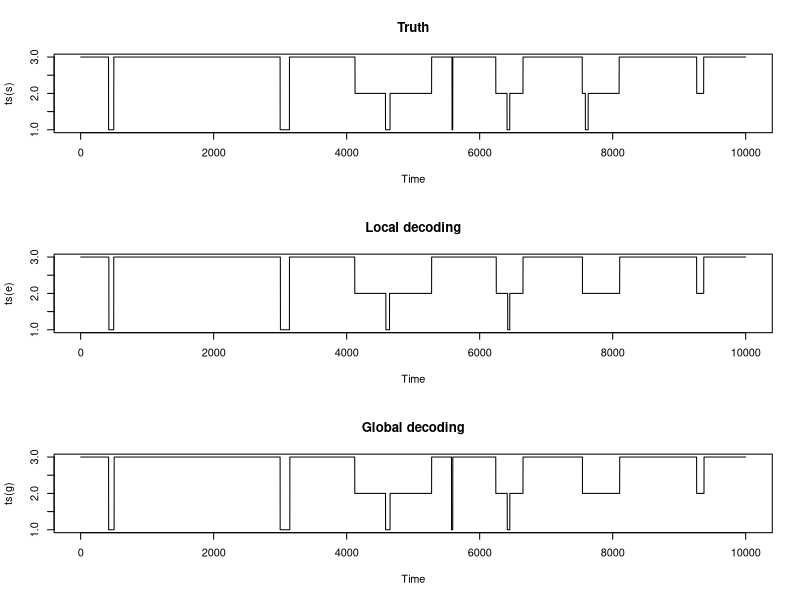
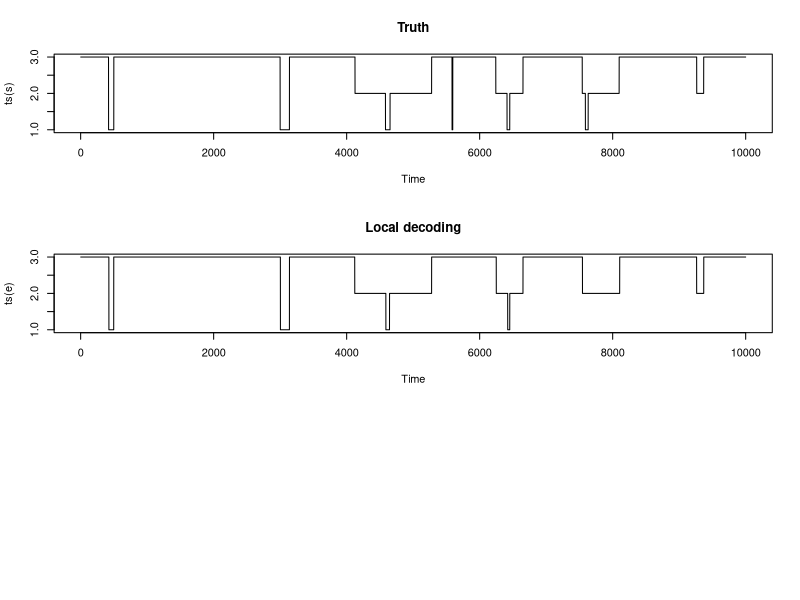
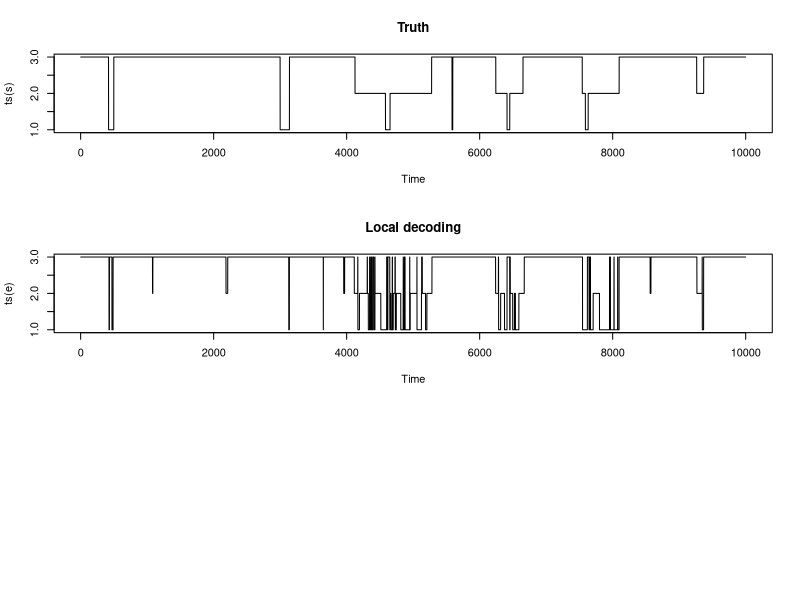
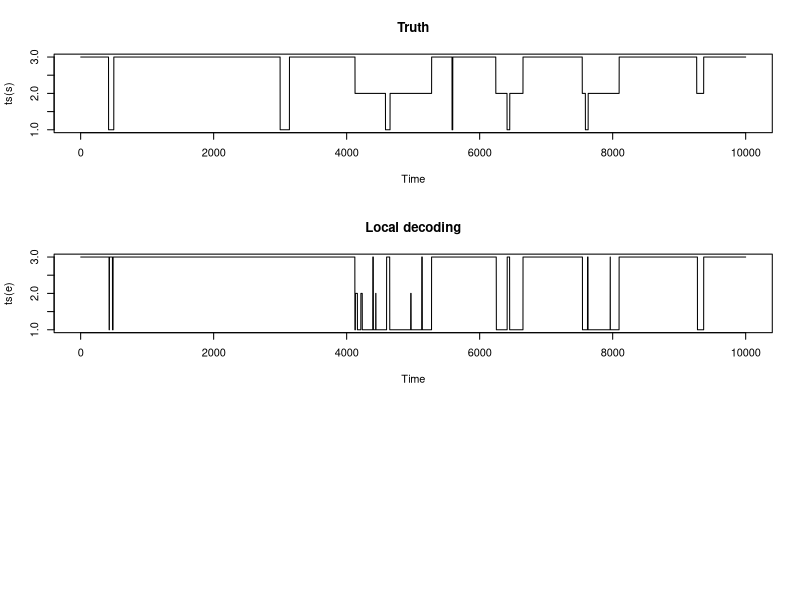
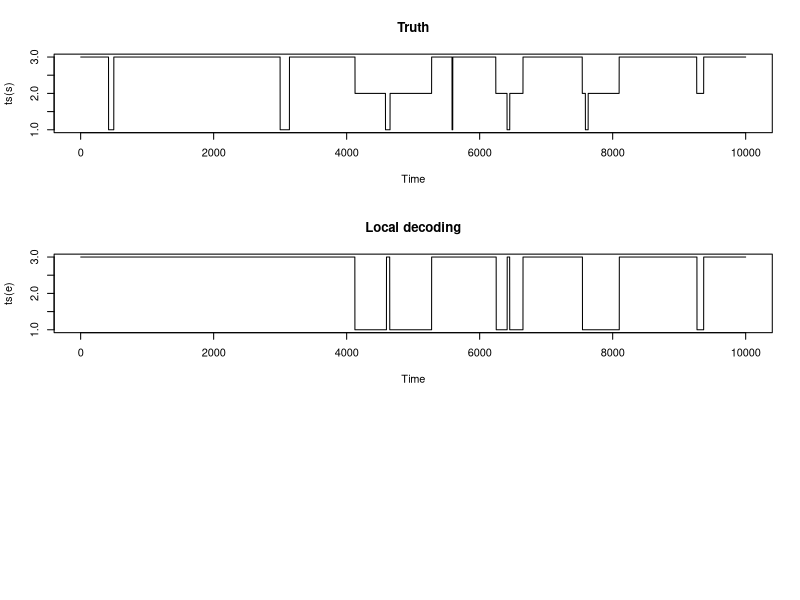
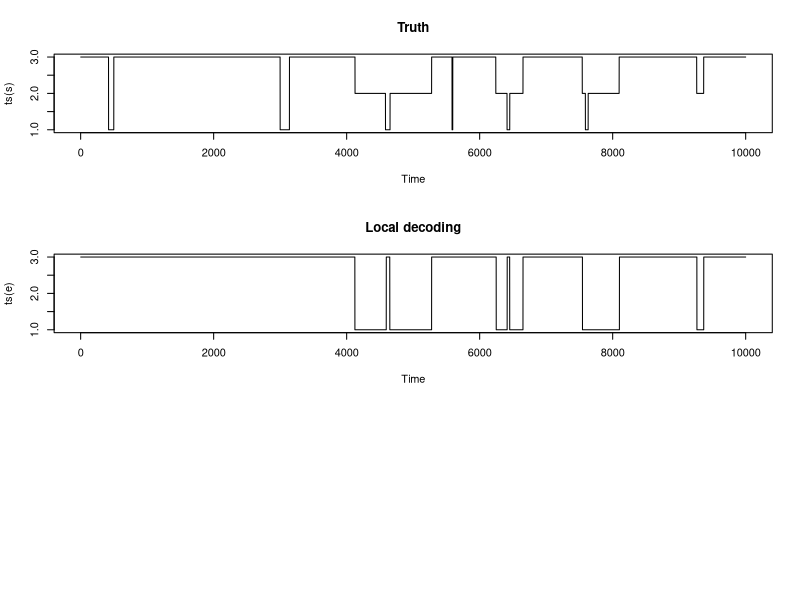
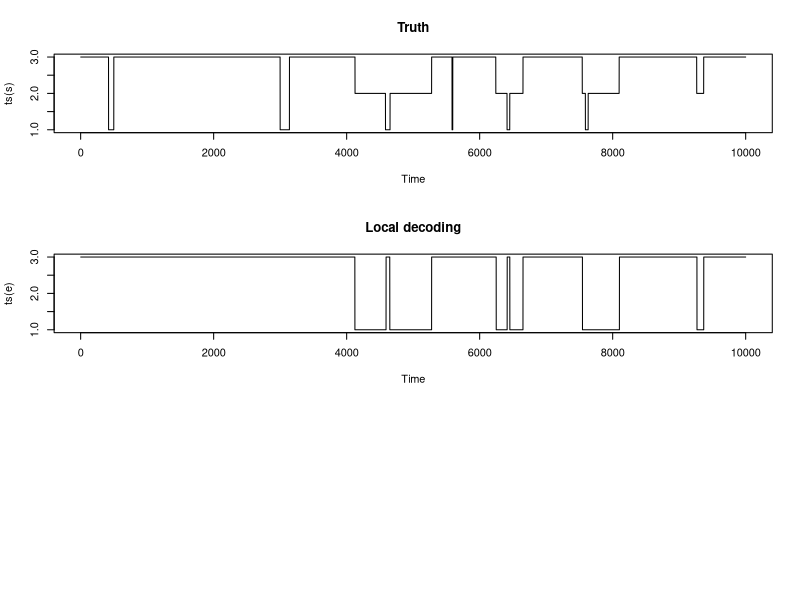
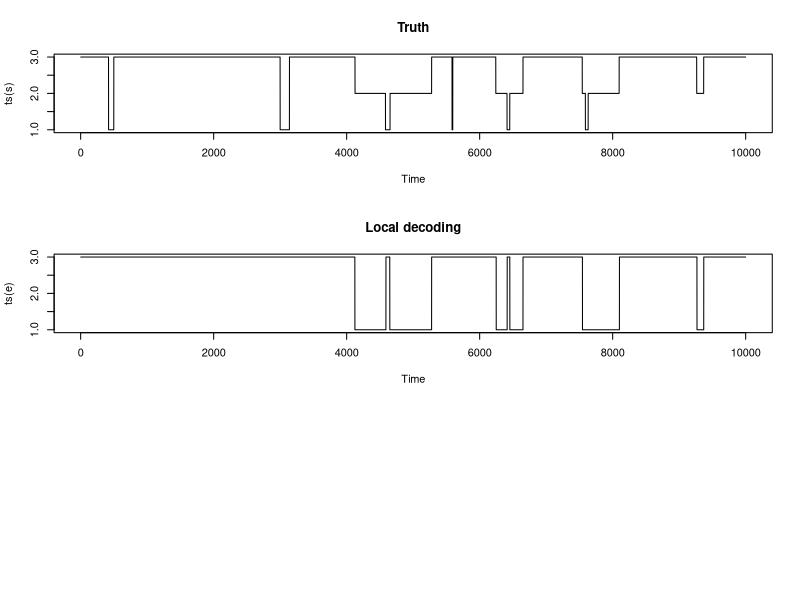

Write R code to recreate these figures, in order.
# Generates random Lambda of size n.
# n         number of transitions 
# range:    Upper range for transitions probabilities (20 for real lambda 100 for first estimate) 
# returns:  matrix of size n containing transition probabilities  
gen_lam=function(n,range){
  lambda=matrix(0,ncol=n,nrow=n)
  for (i in 1:n) {
    for (j in 1:n) {
      if (i==j) {
        lambda[i,j] = sample(1:10000,1)   
      }
      else {
        lambda[i,j] = sample(1:range,1)
      }
    }  
    lambda[i,] = lambda[i,]/sum(lambda[i,])
  }
  lambda
}

# Generates random emission probabilities for Lambda. 
# alph      Number of symbols 
# ord       HMM order (only 0 or 1 works)
# trans     number of states in Lambda
# returns:  3-dimensinal array with the structure [alph, alph^ord, trans] containing emission probabilities
gen_p=function(alph, ord, trans){
  p = array(rep(0, alph*alph^ord*trans), dim=c(alph, alph^ord, trans))
  for (t in 1:trans) {
    for (a in 1:alph) {
      for (o in 1:alph^ord) {
        p[a,o,t] = sample(1:20,1)  
      }
      if (ord!=0) {
        p[a,,t] = p[a,,t]/sum(p[a,,t])  
      }
    }
    if (ord==0) {
      p[,,t] = p[,,t]/sum(p[,,t]) 
    }
  }
  p
}

# Calculates equilibrium probabilities. 
# P         Matrix of size n*n
# returns:  vector with equilibrium probabilities of P
equil=function(P){
  e=eigen(t(P))$vectors[,1]
  # to avoid crash in global bacause max() does not support complex numbers
  if (is.complex(e)) {
    e=Re(e)
  }
  e/sum(e)
}

# Generate random hidden sequence.
# n         length of the sequence
# lambda:   transition probabilities 
# returns:  hidden sequence
hssim=function(n,lambda)
{
  r=dim(lambda)[1]
  states=1:r
  s=vector("numeric",n)
  pi.lam=equil(lambda)
  s[1]=sample(states,1,FALSE,pi.lam)
  for (t in 2:n) {
    s[t]=sample(states,1,FALSE,prob=lambda[s[t-1],])
  }
  s
}

# Generate observed sequence.
# s         hidden sequence
# P:        emission probabilities
# returns:  observed sequence
obssim=function(s,P)
{
  n=length(s)
  q=dim(P)[1]
  r=dim(P)[3]
  states=1:q
  obs=vector("numeric",n)
  # 1st order HMM
  if (dim(P)[2]>1) {
    obs[1] = sample(states,1,FALSE,prob=equil(P[,,s[1]]))
    for (t in 2:n) {
      obs[t]=sample(states,1,FALSE,prob=P[,obs[t-1],s[t]])
    }
  }
  # 0 order HMM
  else {
    for (t in 1:n) {
      obs[t]=sample(states,1,FALSE,prob=P[,1,s[t]])
    }
  }
  obs
}

# Calculates the probability of observed symbol.
# P:        emission probabilities
# obs:      observed sequence
# obspos:   current position in the sequence
# returns:  vector of probabilities for observed symbol in all states
forwards_helper=function(P, obs, obspos){
  r=vector("numeric",dim(P)[3])
  # 1st order HMM
  if (dim(P)[2]>1) {
    # for 1st position use equilibrium probabilities
    if (obspos==1) {
      for (i in 1:dim(P)[3]) {
        r[i] = equil(P[,,i])[obs[1]]
      }
    }  
    else {
      r = P[obs[obspos],obs[obspos-1],]
    }
  }
  # 0 order HMM
  else {
    r=P[obs[obspos],1,]
  }
  r
}

# Estimate the hidden sequence using local decoding. 
# obs:      observed sequence
# lambda:   transition probabilities 
# P:        emission probabilities
# returns:  estimated hidden sequence
local=function(obs,lambda,P)
{
  r=dim(lambda)[1]
  q=dim(P)[1]
  n=length(obs)
  s=vector("numeric",n)
  f=matrix(0,nrow=r,ncol=n)
  b=matrix(0,nrow=r,ncol=n)
  # forwards
  f0=equil(lambda)
  f[,1]=forwards_helper(P,obs,1)*(f0%*%lambda)
  for (i in 2:n) {
    f[,i]=forwards_helper(P,obs,i)*(f[,i-1]%*%lambda)
    f[,i]=f[,i]/sum(f[,i])
  }
  # backwards
  b[,n]=rep(1,r)
  s[n]=which.max(f[,n]*b[,n])
  for (i in (n-1):1) {
    if (dim(P)[2]>1) {
      b[,i]=(P[obs[i+1],obs[i],]*b[,i+1])%*%lambda
    }
    else {
      b[,i]=(P[obs[i+1],1,]*b[,i+1])%*%lambda
    }
    b[,i]=b[,i]/sum(b[,i])
    s[i]=which.max(f[,i]*b[,i])
  }
  s
}

# Estimate the hidden sequence using global decoding. 
# obs:      observed sequence
# lambda:   transition probabilities 
# P:        emission probabilities
# returns:  estimated hidden sequence
global=function(obs,lambda,P)
{
  r=dim(lambda)[1]
  q=dim(P)[1]
  n=length(obs)
  s=vector("numeric",n)
  f=matrix(0,nrow=r,ncol=n)
  b=matrix(0,nrow=r,ncol=n)
  # forwards
  f0=equil(lambda)
  f[,1]=forwards_helper(P,obs,1)*(f0%*%lambda)
  for (i in 2:n) {
    for (k in 1:r) {
      f[k,i]=forwards_helper(P,obs,i)[k]*max(f[,i-1]*lambda[,k])
    }
    f[,i]=f[,i]/sum(f[,i])
  }	
  # backwards
  s[n]=which.max(f[,n])
  for (i in (n-1):1) {
    s[i]=which.max(lambda[,s[i+1]]*f[,i])
  }
  s
}


# Estimate parameters using changed version of local decoding
# obs:      observed sequence
# lambda:   transition probabilities 
# P:        emission probabilities
# returns:  vector containing new lambda and P
paramest=function(obs,lambda,P){
  r=dim(lambda)[1]
  q=dim(P)[1]
  q2=dim(P)[2]
  n=length(obs)
  s=vector("numeric",n)
  f=matrix(0,nrow=r,ncol=n)
  m=matrix(0,nrow=r,ncol=n)
  b=array(rep(0, r,r,n), dim=c(r,r,n))
  lambda.hat = lambda
  lambda.hat[,]=0
  p.hat = P
  p.hat[,,]=0
  # temporary sums for division
  lam.div=rep(0,r)
  p.div=matrix(0,nrow=q,ncol=r)
  f0=equil(lambda)
  f[,1]=forwards_helper(P,obs,1)*(f0%*%lambda)
  for (i in 2:n) {
    f[,i]=forwards_helper(P,obs,i)*(f[,i-1]%*%lambda)
    f[,i]=f[,i]/sum(f[,i])
  }
  # calculate b[j,k,t] and m[j,t] using backwards part
  m[,n]=f[,n]
  for (t in (n):1) {
    for (j in 1:r) {
      for (k in 1:r) {
        b[j,k,t]=lambda[j,k]*f[j,t]/sum(lambda[,k]*f[,t])
      } 
      if (t<n) {
        m[j,t]=b[j,,t]%*%m[,t+1]    
      }
    }
    
  }
  #calculate lambda.hat and p.hat using b[j,k,t] and m[j,t]
  for (j in 1:r) {
    for (t in 2:n) {
      for (k in 1:r) {
        lambda.hat[j,k]=lambda.hat[j,k]+b[j,k,t-1]*m[k,t]
        p.hat[obs[t],obs[t-1],k]=p.hat[obs[t],obs[t-1],k]+m[k,t]  
        p.div[obs[t],k]=p.div[obs[t],k]+m[k,t]  
      } 
      lam.div[j]=lam.div[j]+m[j,t-1]
    }
  }
  lambda.hat=lambda.hat/lam.div
  for (j in 1:q) {
    for (k in 1:r) {
      p.hat[j,,k]=p.hat[j,,k]/p.div[j,k]  
    }  
  }
  c(lambda.hat,p.hat)
}

# Calculate the accuracy of estimations.
# h:        hidden sequence
# l:        estimated hidden sequence using local decoding
# g:        estimated hidden sequence using global decoding
my_count=function(h,l,g=0)
{
  counter_g=0
  counter_l=0
  for (i in 1:length(h)) {
    if(length(g)>1) {
      if (g[i]!=h[i]) {
        counter_g=counter_g+1  
      }  
    }
    if (l[i]!=h[i]) {
      counter_l=counter_l+1  
    }
  }
  print(paste("Errors local decoding: ",counter_l/10000*100," %"))
  if(length(g)>1) {
    print(paste("Errors global decoding: ",counter_g/10000*100," %"))
  }
}

# Replaces given P values with more specific for up to 5 states  
# Just for testing purposes   
fixp=function(P) {
  p.old=P
  P = array(rep(0, 4,4,5), dim=c(4,4,5))
  P[1,,1] = c(0.6,0.1,0.1,0.2)
  P[2,,1] = c(0.1,0.7,0.1,0.1)
  P[3,,1] = c(0.1,0.1,0.5,0.3)
  P[4,,1] = c(0.2,0.3,0.1,0.4)
  
  P[1,,2] = c(0.1,0.1,0.1,0.7)
  P[2,,2] = c(0.2,0.1,0.6,0.2)
  P[3,,2] = c(0.1,0.5,0.1,0.3)
  P[4,,2] = c(0.7,0.1,0.1,0.1)
  
  P[1,,3] = c(0.1,0.4,0.4,0.1)
  P[2,,3] = c(0.3,0.4,0.1,0.2)
  P[3,,3] = c(0.6,0.1,0.2,0.1)
  P[4,,3] = c(0.1,0.1,0.7,0.1)
  
  P[1,,4] = c(0.3,0.3,0.3,0.1)
  P[2,,4] = c(0.1,0.3,0.3,0.3)
  P[3,,4] = c(0.3,0.3,0.1,0.3)
  P[4,,4] = c(0.3,0.3,0.3,0.1)
  
  P[1,,5] = c(0.1,0.5,0.3,0.1)
  P[2,,5] = c(0.1,0.3,0.5,0.1)
  P[3,,5] = c(0.1,0.3,0.5,0.1)
  P[4,,5] = c(0.1,0.5,0.3,0.1)
  for (i in 1:dim(p.old)[3]) {
    p.old[,,i]=P[,,i]
  }
  p.old
}

# Rename transitions in estimated sequence according to probabilities in hidden sequence 
# sh:       hidden sequence
# sh.est:   estimated hidden sequence
# returns:  estimated hidden sequence with renamed transitions
rename_est=function(sh, sh.est) {
  sh_count = as.data.frame(table(sh))
  sh_count[,1]=seq(1:length(sh_count[,2]))
  sh_count=sh_count[order(sh_count[,2],decreasing=TRUE),]
  shest_count = as.data.frame(table(sh.est))
  shest_count[,1]=seq(1:length(shest_count[,2]))
  shest_count=shest_count[order(shest_count[,2],decreasing=TRUE),]
  for (i in 1:length(shest_count[,2])) {
    sh.est[sh.est==shest_count[i,1]]=sh_count[i,1]*-1
  }
  sh.est=sh.est*-1
}

# Measures convergence  using RMS
# lam:      old lambda
# p:        old emission probabilities 
# lam.est:  estimated lambda
# p.est:    estimated emission probabilities 
# returns:  convergance
rms=function(lam,p,lam.est,p.est){
  old = c(p,lam)
  new = c(p.est,lam.est)
  sqrt(sum((new-old)^2)/length(old))
}

# Measures convergence  using MAD
# lam:      old lambda
# p:        old emission probabilities 
# lam.est:  estimated lambda
# p.est:    estimated emission probabilities 
# returns:  convergance
mad=function(lam,p,lam.est,p.est){
  old = c(p,lam)
  new = c(p.est,lam.est)
  sum(abs(new-old))/length(old)
}

showgraph=function(s,e,g=0){
  op=par(mfrow=c(3,1))
  plot(ts(s),main="Truth")
  plot(ts(e),main="Local decoding")
  if(length(g)>1) {
    plot(ts(g),main="Global decoding")
  }
  par(op)
}
# Estimates the hidden sequence using EM algorithm
# obs:      observed sequence
# measure:  convergence measure
em=function(obs, measure) {
  lam.est=rbind(gen_lam(trans_num,100))
  p.est=gen_p(alphabet_length,ord,trans_num)
  showgraph(sh,locest)
  conv = 1
  counter=0
  while (conv>10^-6 & counter<100 ) {
    counter=counter+1
    lam.old=lam.est
    p.old=p.est
    theta=paramest(obs,lam.old,p.old)
    lam.est=matrix(theta[1:length(lam.old)],nrow=dim(lam.old)[1],ncol=dim(lam.old)[1])
    p.est=array(theta[length(lam.old)+1:length(theta)], dim=dim(p.old))
    if (measure=="MAD") {
      conv=mad(lam.old,p.old,lam.est,p.est)  
    }
    else {
      conv=rms(lam.old,p.old,lam.est,p.est)    
    }
    print(paste("Iteration: ",counter,"     Convergence measure (",measure,"): ", conv))
    locest=local(obs,lam.est,p.est)
    showgraph(sh,locest)
  }
  locest=local(obs,lam.est,p.est)
  showgraph(sh,locest)
  locest=rename_est(sh,locest)
  showgraph(sh,locest)
  my_count(sh,locest)
  
}

# initial parameters 
seq_length = 10000
alphabet_length = 4
trans_num = 3
# HMM order, 0 or 1
ord = 1

# generate observed sequence
lambda=rbind(gen_lam(trans_num,20))
sh=hssim(seq_length,lambda)
P=gen_p(alphabet_length,ord,trans_num)
#Overwrite random P with premade one for testing purposes    
P=fixp(P)
obs=obssim(sh,P)

print("Decoding with known P and Lambda")
locest=local(obs,lambda,P)
globest=global(obs,lambda,P)
my_count(sh,locest,globest)
showgraph(sh,locest,globest)

print("Local decoding with EM")
em(obs, "RMS")